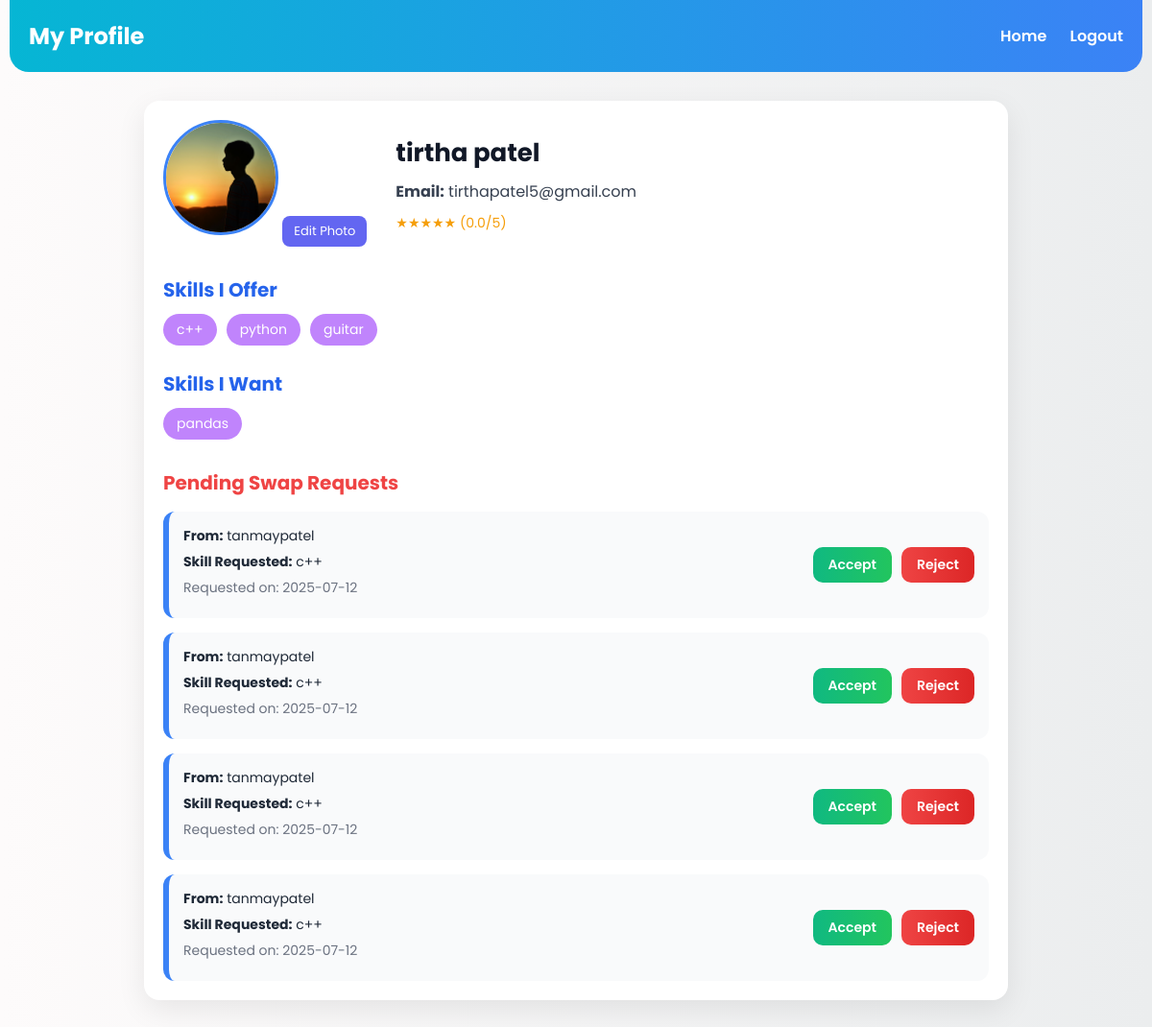
The page /profile (signed in) on the database its author committed.
### app.py (models this page shows)
class User(db.Model):
    id = db.Column(db.Integer, primary_key=True)
    email = db.Column(db.String(120), unique=True, nullable=False)
    password = db.Column(db.String(200), nullable=False)
    name = db.Column(db.String(100), nullable=False)
    skills_offered = db.Column(db.String(200), nullable=False)
    skills_wanted = db.Column(db.String(200), nullable=False)
    rating = db.Column(db.Float, default=0.0)
    photo_filename = db.Column(db.String(120), nullable=True)

class Request(db.Model):
    id = db.Column(db.Integer, primary_key=True)
    requester_id = db.Column(db.Integer, db.ForeignKey('user.id'), nullable=False)
    recipient_id = db.Column(db.Integer, db.ForeignKey('user.id'), nullable=False)
    skill_requested = db.Column(db.String(200), nullable=False)
    message = db.Column(db.String(500))
    status = db.Column(db.String(20), default='pending')  # pending, accepted, rejected
    created_at = db.Column(db.DateTime, server_default=db.func.now())
    requester = db.relationship('User', foreign_keys=[requester_id])
    recipient = db.relationship('User', foreign_keys=[recipient_id])

### app.py (the view)
@app.route('/profile')
def profile():
    if 'user_id' not in session:
        flash('Please login to view your profile', 'error')
        return redirect(url_for('login'))
    user = User.query.get(session['user_id'])
    pending_requests = Request.query.filter_by(recipient_id=user.id, status='pending').all()
    return render_template('profile.html', user=user, pending_requests=pending_requests)

### templates/profile.html (shortened to what this page needs)
<!DOCTYPE html>
<html lang="en">
<head>
</head>
<body>
  <header class="top-bar">
    <h2>My Profile</h2>
    <nav>
      <a href="/">Home</a>
      <a href="/logout">Logout</a>
    </nav>
  </header>
  <main class="profile-container">
    <div class="profile-header">
      <div class="profile-image">
        <img src="{{ url_for('static', filename='uploads/' + user.photo_filename) if user.photo_filename else url_for('static', filename='profile.png') }}" alt="{{ user.name }}">
        <a href="/upload" class="edit-photo">Edit Photo</a>
      </div>
      <div class="profile-info">
        <h1>{{ user.name }}</h1>
        <p><strong>Email:</strong> {{ user.email }}</p>
        <div class="rating-container">
          <span class="stars">★★★★★</span>
          <span class="rating">({{ user.rating }}/5)</span>
        </div>
      </div>
    </div>
    <div class="profile-sections">
      <section class="profile-section">
        <h3>Skills I Offer</h3>
        <div class="skills-list">
          {% for skill in user.skills_offered.split(',') %}
            <span class="skill-tag">{{ skill.strip() }}</span>
          {% endfor %}
        </div>
      </section>
      <section class="profile-section">
        <h3>Skills I Want</h3>
        <div class="skills-list">
          {% for skill in user.skills_wanted.split(',') %}
            <span class="skill-tag">{{ skill.strip() }}</span>
          {% endfor %}
        </div>
      </section>
    </div>
    {% if pending_requests %}
    <section class="requests-section">
      <h3>Pending Swap Requests</h3>
      <div class="request-list">
        {% for req in pending_requests %}
        <div class="request-card">
          <div class="request-info">
            <p><strong>From:</strong> {{ req.requester.name }}</p>
            <p><strong>Skill Requested:</strong> {{ req.skill_requested }}</p>
            <p class="request-date">Requested on: {{ req.created_at.strftime('%Y-%m-%d') }}</p>
          </div>
          <div class="request-actions">
            <a href="{{ url_for('handle_request', request_id=req.id, action='accept') }}" class="accept-btn">Accept</a>
            <a href="{{ url_for('handle_request', request_id=req.id, action='reject') }}" class="reject-btn">Reject</a>
          </div>
        </div>
        {% endfor %}
      </div>
    </section>
    {% endif %}
  </main>
</body>
</html>

### templates/profile.html (style rules this page uses)
* { margin: 0; padding: 0; box-sizing: border-box; font-family: 'Poppins', sans-serif; }
body { background: linear-gradient(to right, #fdfbfb, #ebedee); color: #1f2937; padding: 0 10px; }
.top-bar { background: linear-gradient(to right, #06b6d4, #3b82f6); color: white; padding: 20px; border-radius: 0 0 20px 20px; display: flex; justify-content: space-between; align-items: center; flex-wrap: wrap; }
.top-bar h2 { font-size: 24px; }
.top-bar nav a { color: white; margin-left: 20px; text-decoration: none; font-weight: 600; transition: color 0.3s ease; }
.profile-container { max-width: 900px; margin: 30px auto; padding: 20px; background: white; border-radius: 16px; box-shadow: 0 10px 30px rgba(0, 0, 0, 0.08); }
.profile-header { display: flex; align-items: center; gap: 30px; flex-wrap: wrap; }
.profile-image { text-align: center; }
.profile-image img { width: 120px; height: 120px; border-radius: 50%; object-fit: cover; border: 3px solid #3b82f6; }
.edit-photo { display: inline-block; margin-top: 10px; padding: 6px 12px; background: #6366f1; color: white; font-size: 13px; border-radius: 8px; text-decoration: none; transition: background 0.3s; }
.profile-info h1 { font-size: 26px; color: #111827; }
.profile-info p { margin-top: 8px; color: #374151; }
.rating-container { margin-top: 10px; font-size: 14px; color: #f59e0b; }
.profile-sections { margin-top: 30px; }
.profile-section { margin-bottom: 25px; }
.profile-section h3 { font-size: 20px; color: #2563eb; margin-bottom: 10px; }
.skills-list { display: flex; flex-wrap: wrap; gap: 10px; }
.skill-tag { background: #c084fc; color: white; padding: 6px 14px; border-radius: 20px; font-size: 14px; }
.requests-section { margin-top: 30px; }
.requests-section h3 { font-size: 20px; color: #ef4444; margin-bottom: 15px; }
.request-list { display: flex; flex-direction: column; gap: 15px; }
.request-card { background: #f9fafb; padding: 15px; border-left: 6px solid #3b82f6; border-radius: 12px; display: flex; justify-content: space-between; flex-wrap: wrap; gap: 10px; }
.request-info p { margin-bottom: 6px; font-size: 14px; }
.request-date { font-size: 12px; color: #6b7280; }
.request-actions { display: flex; gap: 10px; align-items: center; }
.accept-btn, .reject-btn { text-decoration: none; padding: 8px 16px; border-radius: 10px; font-weight: 600; font-size: 14px; transition: 0.3s ease; display: inline-block; }
.accept-btn { background: linear-gradient(to right, #10b981, #22c55e); color: white; }
.reject-btn { background: linear-gradient(to right, #ef4444, #dc2626); color: white; }

### rows shown on the page
User: photo_filename (picture), name "tirtha patel", email "tirthapatel5@gmail.com", rating "0.0", strip "pandas"
Request: requester.name "tanmaypatel", skill_requested "c++", created_at "2025-07-12"
Request: requester.name "tanmaypatel", skill_requested "c++", created_at "2025-07-12"
Request: requester.name "tanmaypatel", skill_requested "c++", created_at "2025-07-12"
Request: requester.name "tanmaypatel", skill_requested "c++", created_at "2025-07-12"

### other values the page prints
{{ skill.strip() }} "c++" "python" "guitar"
